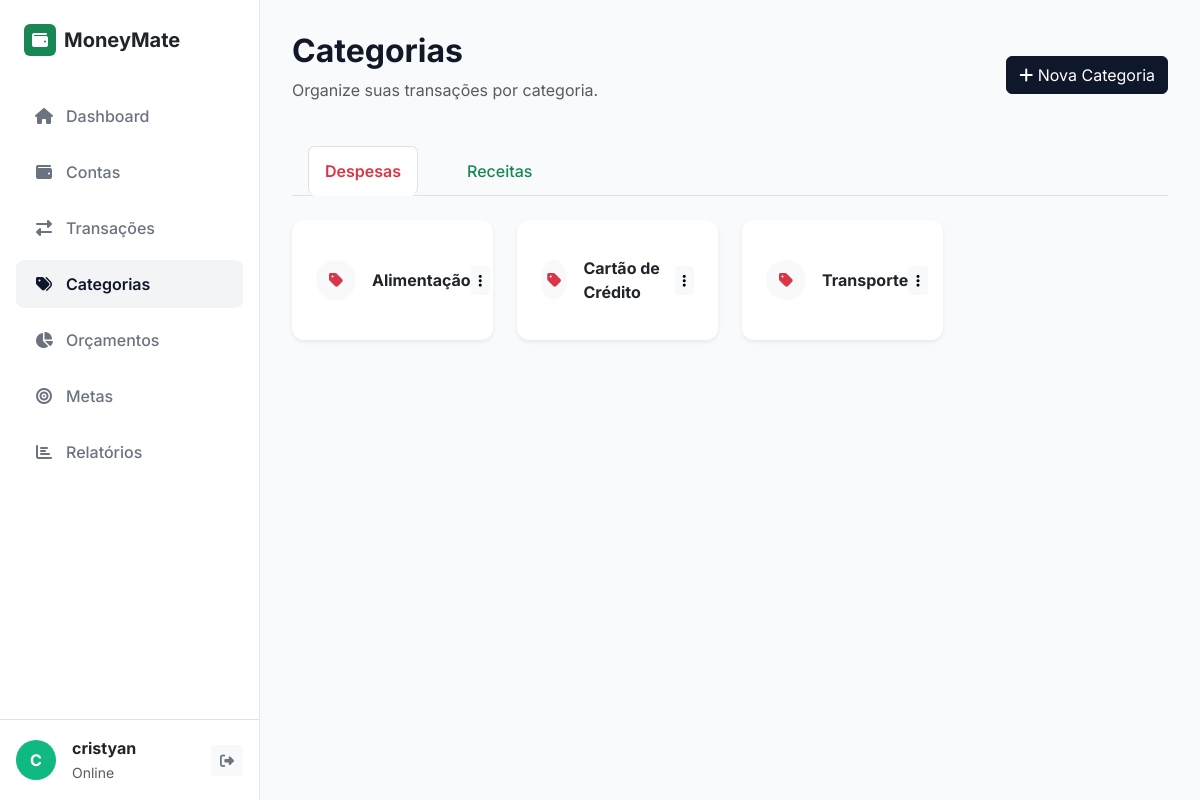
The app's page /index.php?rota=categorias (signed in) with its own data.
### tables this page shows
CREATE TABLE `categorias` (
  `id` int(11) NOT NULL,
  `usuario_id` int(11) NOT NULL,
  `nome` varchar(50) NOT NULL,
  `tipo` enum('receita','despesa') NOT NULL,
  `cor` varchar(7) DEFAULT '#6c757d',
  `icone` varchar(30) DEFAULT 'fa-tag'
);

### app/controllers/CategoriaController.php (called while the page is built, shortened)
<?php
require_once __DIR__ . '/../models/Categoria.php';
class CategoriaController
{
    public function index()
    {
        $categoriaModel = new Categoria();
        $categorias = $categoriaModel->listarPorUsuario($_SESSION['uid']);
        $despesas = array_filter($categorias, function ($c) {
            return $c['tipo'] == 'despesa';
        });
        include __DIR__ . '/../views/categorias/index.php';
    }
}

### config/database.php (called while the page is built)
<?php
class Database {
    private static $instancia = null;
    public static function getConnection() {
        if (!isset(self::$instancia)) {
            $host = 'localhost';
            $db   = 'moneymate';
            $user = 'root';
            $pass = '';
            try {
                self::$instancia = new PDO("mysql:host=$host;dbname=$db;charset=utf8", $user, $pass);
                self::$instancia->setAttribute(PDO::ATTR_ERRMODE, PDO::ERRMODE_EXCEPTION);
                self::$instancia->setAttribute(PDO::ATTR_DEFAULT_FETCH_MODE, PDO::FETCH_ASSOC);
            } catch (PDOException $e) {
                die("Erro de Conexão: " . $e->getMessage());
            }
        }
        return self::$instancia;
    }
}

### app/models/Categoria.php (called while the page is built, shortened)
<?php
require_once __DIR__ . '/../../config/database.php';
class Categoria {
    private $pdo;
    public function __construct() { $this->pdo = Database::getConnection(); }
    public function listarPorUsuario($userId, $tipo = null) {
        $sql = "SELECT * FROM categorias WHERE usuario_id = ?";
        $params = [$userId];
        $sql .= " ORDER BY tipo, nome";
        $stmt = $this->pdo->prepare($sql);
        $stmt->execute($params);
        return $stmt->fetchAll();
    }
}

### app/views/categorias/index.php (the view, shortened to what this page needs)
<?php include __DIR__ . '/../../views/layouts/header.php'; ?>
<div class="wrapper">
    <?php include __DIR__ . '/../../views/layouts/sidebar.php'; ?>
    <div id="content">
        <div class="d-flex justify-content-between align-items-center mb-4">
            <div>
                <h2 class="fw-bold">Categorias</h2>
                <p class="text-muted">Organize suas transações por categoria.</p>
            </div>
            <button class="btn btn-primary" data-bs-toggle="modal" data-bs-target="#modalCategoria" onclick="limparModalCat()">
                <i class="fas fa-plus"></i> Nova Categoria
            </button>
        </div>
        <ul class="nav nav-tabs mb-4" id="catTab" role="tablist">
            <li class="nav-item">
                <button class="nav-link active text-danger" id="despesas-tab" data-bs-toggle="tab" data-bs-target="#despesas" type="button">Despesas</button>
            </li>
            <li class="nav-item">
                <button class="nav-link text-success" id="receitas-tab" data-bs-toggle="tab" data-bs-target="#receitas" type="button">Receitas</button>
            </li>
        </ul>
        <div class="tab-content" id="catTabContent">
            <div class="tab-pane fade show active" id="despesas" role="tabpanel">
                <div class="row">
                    <?php foreach($despesas as $c): ?>
                    <div class="col-md-4 col-lg-3 mb-3">
                        <div class="card shadow-sm h-100 border-0">
                            <div class="card-body d-flex justify-content-between align-items-center">
                                <div class="d-flex align-items-center">
                                    <div class="rounded-circle bg-light d-flex align-items-center justify-content-center me-3" style="width:40px; height:40px;">
                                        <i class="fas <?= $c['icone'] ?? 'fa-tag' ?> text-danger"></i>
                                    </div>
                                    <span class="fw-bold"><?= htmlspecialchars($c['nome']) ?></span>
                                </div>
                                <div class="dropdown">
                                    <button class="btn btn-sm btn-light border-0" type="button" data-bs-toggle="dropdown">
                                        <i class="fas fa-ellipsis-v"></i>
                                    </button>
                                </div>
                            </div>
                        </div>
                    </div>
                    <?php endforeach; ?>
                </div>
            </div>
        </div>
    </div>
</div>
<?php include __DIR__ . '/../../views/layouts/footer.php'; ?>

### app/views/layouts/header.php (style rules this page uses)
:root { --sidebar-bg: #ffffff; --sidebar-border: #e5e7eb; --body-bg: #f9fafb; --text-primary: #111827; --text-secondary: #6b7280; --primary-color: #0f172a; --card-border: #f3f4f6; }
body { font-family: 'Inter', sans-serif; background-color: var(--body-bg); color: var(--text-primary); display: flex; min-height: 100vh; overflow-x: hidden; }
.wrapper { display: flex; width: 100%; }
.nav-link { color: var(--text-secondary); font-weight: 500; padding: 0.75rem 1rem; margin: 0.25rem 1rem; border-radius: 0.5rem; transition: all 0.2s; display: flex; align-items: center; }
.nav-link.active { background-color: #f3f4f6; color: var(--primary-color); font-weight: 600; }
#content { width: 100%; margin-left: 260px; padding: 2rem; }
.card { border: 1px solid #e5e7eb; border-radius: 12px; box-shadow: 0 1px 3px 0 rgba(0, 0, 0, 0.05); background: #fff; margin-bottom: 1.5rem; }
.card-body { padding: 1.5rem; }
.btn-primary { background-color: var(--primary-color); border-color: var(--primary-color); }

### records on screen
categorias: nome "Alimentação"
categorias: nome "Cartão de Crédito"
categorias: nome "Transporte"

### other values on screen
$inicial "C"
$_SESSION['nome'] "cristyan"
